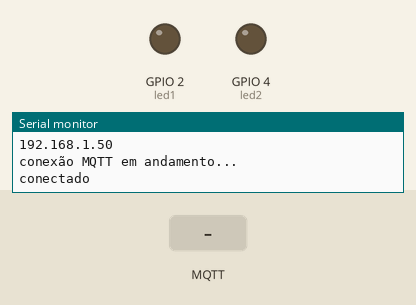
Simulated run of this sketch. Board: ESP32. Shown: output pins drawn as LEDs (lit = HIGH), the last lines printed to the serial monitor. The inputs (shaded band) are chosen by the test bench. WiFi joins after 1.5 s; servers stay silent unless stated; no MQTT or app messages arrive unless stated.

Above: at 2.7 s.
2.8 s: MQTT message "led1_on" arrives on the first subscribed topic
At 3.8 s:
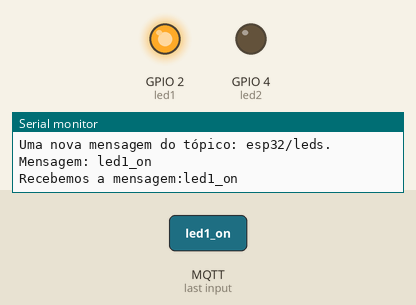
4.3 s: MQTT message "led2_on" arrives on the first subscribed topic
At 4.9 s:
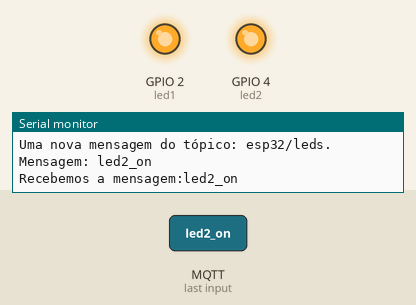
5.8 s: MQTT message "led1_off" arrives on the first subscribed topic
At 6.1 s:
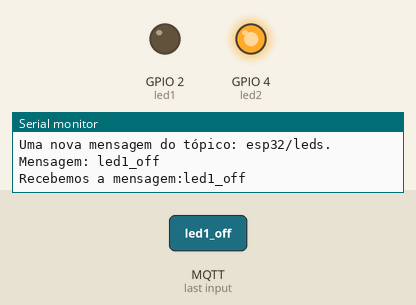
7.3 s: MQTT message "led2_off" arrives on the first subscribed topic
At 8.4 s:
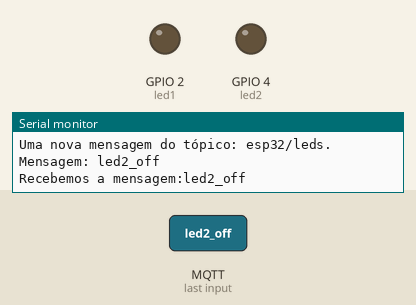
Timing chart, 0 to 9.8 s (numbered marks = the images above; inputs shaded):
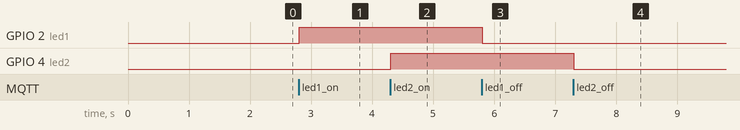

The sketch:

001_-_Leds_com_NodeRed_e_MQTT.ino
```cpp
/*
  Este código utiliza como base o projeto https://randomnerdtutorials.com/esp32-mqtt-publish-subscribe-arduino-ide/
  Basicamente vamos utilizar a biblioteca PubSubClient para conseguirmos utilizar o protocolo MQTT
  O Broker utilizado é o Mosquitto
  Além de utilizarmos também a plataforma Node-red
*/


#include <WiFi.h>
#include <PubSubClient.h>

//nome e senha da rede utilizada pelo ESP32
const char* ssid = "Valdirene";
const char* senha = "wifi@@@@";

//Aqui colocamos o IP do nosso Broker
//No linux pode ser obtido com o comando "hostname -I"
const char* mqtt_server = "10.0.0.146";

//Código padrão para pubsub
WiFiClient espClient;
PubSubClient client(espClient);
long lastMsg = 0;
char msg[50];
int value = 0;

//Leds nos pinos 2 e 4
const int led1 = 2;
const int led2 = 4;

//==================== SETUP ====================================

void setup() {
  Serial.begin(115200);

  //É uma função que configura/conecta ao wifi, criada logo abaixo
  setup_wifi();
  //Ou seja, é o IP do broker e a porta utilizada
  client.setServer(mqtt_server, 1883);
  client.setCallback(callback);

  pinMode(led1, OUTPUT);
  pinMode(led2, OUTPUT);
}

//===================== LOOP =====================================

void loop() {
  if(!client.connected()){
    reconnect();
  }
  client.loop();

}


//===================== FUNÇÕES ===================================


//----------------- SETUP_WIFI()-----------------------------------

//Função responsável pela configuração do wifi
//Ela é muito comum em qualquer projeto que utilize WiFi

void setup_wifi(){
  delay(10);
  Serial.print("Tentado conectar a rede: ");
  Serial.println(ssid);

  WiFi.begin(ssid, senha);

  while (WiFi.status() != WL_CONNECTED){
    delay(500);
    Serial.print(".");
  }

  Serial.println("");
  Serial.println("Conectado ao WiFi");
  Serial.println("IP: ");
  Serial.println(WiFi.localIP());

}

//---------------- CALLBACK() --------------------------------------

//Essa função é muito IMPORTANTE
//Ela trata de todos os callback

void callback(char* topic, byte* message, unsigned int length){
  Serial.print("Uma nova mensagem do tópico: ");
  Serial.print(topic);
  Serial.print(". Mensagem: ");

  //É quem armazena o conteúdo da mensagem, algo como um buffer
  String messageTemp;

  //apenas coloca a informação de message dentro de messageTemp
  for (int i = 0; i < length; i++){
    Serial.print((char)message[i]);
    messageTemp += (char)message[i];
  }
  Serial.println();

  //Aqui vamos fazer a leitura da mensagem
  //De acordo com o valor da mensagem
  //acendemos ou apegamos um dos leds

  if(String(topic) == "esp32/leds"){
    Serial.print("Recebemos a mensagem:");

    //Apaga o acende o led 1
    if(messageTemp == "led1_on"){
      Serial.println("led1_on");
      digitalWrite(led1, HIGH);
    }
    else if(messageTemp == "led1_off"){
      Serial.println("led1_off");
      digitalWrite(led1, LOW);
    }

    //apaga ou acende o led 2
    else if(messageTemp == "led2_on"){
      Serial.println("led2_on");
      digitalWrite(led2, HIGH);
    }
    else if(messageTemp == "led2_off"){
      Serial.println("led2_off");
      digitalWrite(led2, LOW);
    }

  }
}

//-------------- RECONNECT() --------------------------

//Função responsável por conetar ao MQTT
//é Aqui quem definimos as subscrições
void reconnect(){
  while(!client.connected()){
      Serial.println("conexão MQTT em andamento...");
    if(client.connect("ESP8266Client")){
      Serial.println("conectado");

      //Tópico que vamos nos increver
      client.subscribe("esp32/leds");
    }else{
      Serial.print("Algo deu errado, ");
      Serial.println("tentaresmo reconectar em 5 segundos ");
      delay(5000);
    }

  }

}
```

Measured:
- after the input at 2.8 s, GPIO 2 (led1): LOW → HIGH at once
- after the input at 4.3 s, GPIO 4 (led2): LOW → HIGH at once
- after the input at 5.8 s, GPIO 2 (led1): HIGH → LOW at once
- after the input at 7.3 s, GPIO 4 (led2): HIGH → LOW at once
